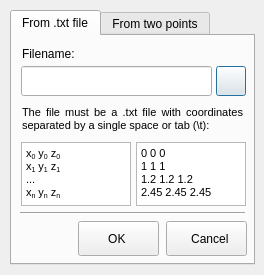
<?xml version="1.0" encoding="UTF-8"?>
<ui version="4.0">
 <class>QDynDialogPath</class>
 <widget class="QDialog" name="QDynDialogPath">
  <property name="windowModality">
   <enum>Qt::NonModal</enum>
  </property>
  <property name="geometry">
   <rect>
    <x>0</x>
    <y>0</y>
    <width>264</width>
    <height>275</height>
   </rect>
  </property>
  <property name="sizePolicy">
   <sizepolicy hsizetype="Ignored" vsizetype="Ignored">
    <horstretch>0</horstretch>
    <verstretch>0</verstretch>
   </sizepolicy>
  </property>
  <property name="focusPolicy">
   <enum>Qt::StrongFocus</enum>
  </property>
  <property name="windowTitle">
   <string>Add new Path...</string>
  </property>
  <property name="windowIcon">
   <iconset resource="../Resources.qrc">
    <normaloff>:/resources/icons/path.png</normaloff>:/resources/icons/path.png</iconset>
  </property>
  <property name="sizeGripEnabled">
   <bool>false</bool>
  </property>
  <property name="modal">
   <bool>false</bool>
  </property>
  <widget class="QTabWidget" name="tabWidget">
   <property name="geometry">
    <rect>
     <x>10</x>
     <y>10</y>
     <width>245</width>
     <height>255</height>
    </rect>
   </property>
   <property name="currentIndex">
    <number>0</number>
   </property>
   <widget class="QWidget" name="tabPathFile">
    <attribute name="title">
     <string>From .txt file</string>
    </attribute>
    <widget class="QPushButton" name="pathOpenFile">
     <property name="geometry">
      <rect>
       <x>204</x>
       <y>30</y>
       <width>30</width>
       <height>30</height>
      </rect>
     </property>
     <property name="text">
      <string/>
     </property>
     <property name="icon">
      <iconset resource="../Resources.qrc">
       <normaloff>:/resources/icons/open.png</normaloff>:/resources/icons/open.png</iconset>
     </property>
     <property name="iconSize">
      <size>
       <width>24</width>
       <height>24</height>
      </size>
     </property>
    </widget>
    <widget class="QLineEdit" name="pathFilename">
     <property name="geometry">
      <rect>
       <x>9</x>
       <y>30</y>
       <width>191</width>
       <height>30</height>
      </rect>
     </property>
    </widget>
    <widget class="QLabel" name="pathFilelabel">
     <property name="geometry">
      <rect>
       <x>10</x>
       <y>10</y>
       <width>61</width>
       <height>16</height>
      </rect>
     </property>
     <property name="text">
      <string>Filename:</string>
     </property>
    </widget>
    <widget class="QLabel" name="pathFileLabelInfo">
     <property name="geometry">
      <rect>
       <x>10</x>
       <y>63</y>
       <width>221</width>
       <height>41</height>
      </rect>
     </property>
     <property name="text">
      <string>&lt;!DOCTYPE HTML PUBLIC &quot;-//W3C//DTD HTML 4.0//EN&quot; &quot;http://www.w3.org/TR/REC-html40/strict.dtd&quot;&gt;
&lt;html&gt;&lt;head&gt;&lt;meta name=&quot;qrichtext&quot; content=&quot;1&quot; /&gt;&lt;style type=&quot;text/css&quot;&gt;
p, li { white-space: pre-wrap; }
&lt;/style&gt;&lt;/head&gt;&lt;body style=&quot; font-family:'MS Shell Dlg 2'; font-size:8.25pt; font-weight:400; font-style:normal;&quot;&gt;
&lt;p style=&quot; margin-top:0px; margin-bottom:0px; margin-left:0px; margin-right:0px; -qt-block-indent:0; text-indent:0px;&quot;&gt;&lt;span style=&quot; font-size:8pt;&quot;&gt;The file must be a .txt file with coordinates separated by a single space or tab (\t):&lt;/span&gt;&lt;/p&gt;&lt;/body&gt;&lt;/html&gt;</string>
     </property>
     <property name="textFormat">
      <enum>Qt::RichText</enum>
     </property>
     <property name="scaledContents">
      <bool>false</bool>
     </property>
     <property name="alignment">
      <set>Qt::AlignJustify|Qt::AlignVCenter</set>
     </property>
     <property name="wordWrap">
      <bool>true</bool>
     </property>
    </widget>
    <widget class="QTextEdit" name="pathFileTextExample">
     <property name="geometry">
      <rect>
       <x>9</x>
       <y>106</y>
       <width>110</width>
       <height>64</height>
      </rect>
     </property>
     <property name="readOnly">
      <bool>true</bool>
     </property>
     <property name="html">
      <string>&lt;!DOCTYPE HTML PUBLIC &quot;-//W3C//DTD HTML 4.0//EN&quot; &quot;http://www.w3.org/TR/REC-html40/strict.dtd&quot;&gt;
&lt;html&gt;&lt;head&gt;&lt;meta name=&quot;qrichtext&quot; content=&quot;1&quot; /&gt;&lt;style type=&quot;text/css&quot;&gt;
p, li { white-space: pre-wrap; }
&lt;/style&gt;&lt;/head&gt;&lt;body style=&quot; font-family:'MS Shell Dlg 2'; font-size:8.25pt; font-weight:400; font-style:normal;&quot;&gt;
&lt;p style=&quot; margin-top:0px; margin-bottom:0px; margin-left:0px; margin-right:0px; -qt-block-indent:0; text-indent:0px;&quot;&gt;&lt;span style=&quot; font-size:8pt;&quot;&gt;x&lt;/span&gt;&lt;span style=&quot; font-size:8pt; vertical-align:sub;&quot;&gt;0&lt;/span&gt;&lt;span style=&quot; font-size:8pt;&quot;&gt; y&lt;/span&gt;&lt;span style=&quot; font-size:8pt; vertical-align:sub;&quot;&gt;0&lt;/span&gt;&lt;span style=&quot; font-size:8pt;&quot;&gt; z&lt;/span&gt;&lt;span style=&quot; font-size:8pt; vertical-align:sub;&quot;&gt;0&lt;/span&gt;&lt;/p&gt;
&lt;p style=&quot; margin-top:0px; margin-bottom:0px; margin-left:0px; margin-right:0px; -qt-block-indent:0; text-indent:0px;&quot;&gt;&lt;span style=&quot; font-size:8pt;&quot;&gt;x&lt;/span&gt;&lt;span style=&quot; font-size:8pt; vertical-align:sub;&quot;&gt;1&lt;/span&gt;&lt;span style=&quot; font-size:8pt;&quot;&gt; y&lt;/span&gt;&lt;span style=&quot; font-size:8pt; vertical-align:sub;&quot;&gt;1&lt;/span&gt;&lt;span style=&quot; font-size:8pt;&quot;&gt; z&lt;/span&gt;&lt;span style=&quot; font-size:8pt; vertical-align:sub;&quot;&gt;1&lt;/span&gt;&lt;/p&gt;
&lt;p style=&quot; margin-top:0px; margin-bottom:0px; margin-left:0px; margin-right:0px; -qt-block-indent:0; text-indent:0px;&quot;&gt;&lt;span style=&quot; font-size:8pt;&quot;&gt;...&lt;/span&gt;&lt;/p&gt;
&lt;p style=&quot; margin-top:0px; margin-bottom:0px; margin-left:0px; margin-right:0px; -qt-block-indent:0; text-indent:0px;&quot;&gt;&lt;span style=&quot; font-size:8pt;&quot;&gt;x&lt;/span&gt;&lt;span style=&quot; font-size:8pt; vertical-align:sub;&quot;&gt;n&lt;/span&gt;&lt;span style=&quot; font-size:8pt;&quot;&gt; y&lt;/span&gt;&lt;span style=&quot; font-size:8pt; vertical-align:sub;&quot;&gt;n&lt;/span&gt;&lt;span style=&quot; font-size:8pt;&quot;&gt; z&lt;/span&gt;&lt;span style=&quot; font-size:8pt; vertical-align:sub;&quot;&gt;n&lt;/span&gt;&lt;/p&gt;&lt;/body&gt;&lt;/html&gt;</string>
     </property>
    </widget>
    <widget class="QTextEdit" name="pathFileTextExample_2">
     <property name="geometry">
      <rect>
       <x>124</x>
       <y>106</y>
       <width>110</width>
       <height>64</height>
      </rect>
     </property>
     <property name="readOnly">
      <bool>true</bool>
     </property>
     <property name="html">
      <string>&lt;!DOCTYPE HTML PUBLIC &quot;-//W3C//DTD HTML 4.0//EN&quot; &quot;http://www.w3.org/TR/REC-html40/strict.dtd&quot;&gt;
&lt;html&gt;&lt;head&gt;&lt;meta name=&quot;qrichtext&quot; content=&quot;1&quot; /&gt;&lt;style type=&quot;text/css&quot;&gt;
p, li { white-space: pre-wrap; }
&lt;/style&gt;&lt;/head&gt;&lt;body style=&quot; font-family:'MS Shell Dlg 2'; font-size:8.25pt; font-weight:400; font-style:normal;&quot;&gt;
&lt;p style=&quot; margin-top:0px; margin-bottom:0px; margin-left:0px; margin-right:0px; -qt-block-indent:0; text-indent:0px;&quot;&gt;&lt;span style=&quot; font-size:8pt;&quot;&gt;0 0 0&lt;/span&gt;&lt;/p&gt;
&lt;p style=&quot; margin-top:0px; margin-bottom:0px; margin-left:0px; margin-right:0px; -qt-block-indent:0; text-indent:0px;&quot;&gt;&lt;span style=&quot; font-size:8pt;&quot;&gt;1 1 1&lt;/span&gt;&lt;/p&gt;
&lt;p style=&quot; margin-top:0px; margin-bottom:0px; margin-left:0px; margin-right:0px; -qt-block-indent:0; text-indent:0px;&quot;&gt;&lt;span style=&quot; font-size:8pt;&quot;&gt;1.2 1.2 1.2&lt;/span&gt;&lt;/p&gt;
&lt;p style=&quot; margin-top:0px; margin-bottom:0px; margin-left:0px; margin-right:0px; -qt-block-indent:0; text-indent:0px;&quot;&gt;&lt;span style=&quot; font-size:8pt;&quot;&gt;2.45 2.45 2.45&lt;/span&gt;&lt;/p&gt;&lt;/body&gt;&lt;/html&gt;</string>
     </property>
    </widget>
   </widget>
   <widget class="QWidget" name="tabPathPoints">
    <attribute name="title">
     <string>From two points</string>
    </attribute>
    <widget class="QDoubleSpinBox" name="xIni">
     <property name="geometry">
      <rect>
       <x>30</x>
       <y>32</y>
       <width>80</width>
       <height>22</height>
      </rect>
     </property>
     <property name="suffix">
      <string> m</string>
     </property>
     <property name="decimals">
      <number>6</number>
     </property>
     <property name="minimum">
      <double>-10.000000000000000</double>
     </property>
     <property name="maximum">
      <double>10.000000000000000</double>
     </property>
    </widget>
    <widget class="QDoubleSpinBox" name="xFin">
     <property name="geometry">
      <rect>
       <x>151</x>
       <y>32</y>
       <width>80</width>
       <height>22</height>
      </rect>
     </property>
     <property name="suffix">
      <string> m</string>
     </property>
     <property name="decimals">
      <number>6</number>
     </property>
     <property name="minimum">
      <double>-10.000000000000000</double>
     </property>
     <property name="maximum">
      <double>10.000000000000000</double>
     </property>
    </widget>
    <widget class="QLabel" name="xFinlabel">
     <property name="geometry">
      <rect>
       <x>132</x>
       <y>34</y>
       <width>10</width>
       <height>16</height>
      </rect>
     </property>
     <property name="text">
      <string>x:</string>
     </property>
    </widget>
    <widget class="QLabel" name="zFinlabel">
     <property name="geometry">
      <rect>
       <x>131</x>
       <y>78</y>
       <width>10</width>
       <height>16</height>
      </rect>
     </property>
     <property name="text">
      <string>z:</string>
     </property>
    </widget>
    <widget class="QPushButton" name="getIniFromLink">
     <property name="geometry">
      <rect>
       <x>8</x>
       <y>104</y>
       <width>106</width>
       <height>35</height>
      </rect>
     </property>
     <property name="toolTip">
      <string>&lt;!DOCTYPE HTML PUBLIC &quot;-//W3C//DTD HTML 4.0//EN&quot; &quot;http://www.w3.org/TR/REC-html40/strict.dtd&quot;&gt;
&lt;html&gt;&lt;head&gt;&lt;meta name=&quot;qrichtext&quot; content=&quot;1&quot; /&gt;&lt;style type=&quot;text/css&quot;&gt;
p, li { white-space: pre-wrap; }
&lt;/style&gt;&lt;/head&gt;&lt;body style=&quot; font-family:'MS Shell Dlg 2'; font-size:8.25pt; font-weight:400; font-style:normal;&quot;&gt;
&lt;p align=&quot;justify&quot; style=&quot; margin-top:0px; margin-bottom:0px; margin-left:0px; margin-right:0px; -qt-block-indent:0; text-indent:0px;&quot;&gt;Gets the actual position of the frame of reference attached to the selected link. If a robot or a robot property is selected, the robot's end effector's frame of reference's position will be taken.&lt;/p&gt;&lt;/body&gt;&lt;/html&gt;</string>
     </property>
     <property name="text">
      <string>Get from Link</string>
     </property>
     <property name="icon">
      <iconset resource="../Resources.qrc">
       <normaloff>:/resources/icons/link_pos.png</normaloff>:/resources/icons/link_pos.png</iconset>
     </property>
     <property name="iconSize">
      <size>
       <width>24</width>
       <height>24</height>
      </size>
     </property>
     <property name="checkable">
      <bool>false</bool>
     </property>
     <property name="autoDefault">
      <bool>true</bool>
     </property>
     <property name="default">
      <bool>false</bool>
     </property>
     <property name="flat">
      <bool>false</bool>
     </property>
    </widget>
    <widget class="QDoubleSpinBox" name="zFin">
     <property name="geometry">
      <rect>
       <x>150</x>
       <y>76</y>
       <width>80</width>
       <height>22</height>
      </rect>
     </property>
     <property name="suffix">
      <string> m</string>
     </property>
     <property name="decimals">
      <number>6</number>
     </property>
     <property name="minimum">
      <double>-10.000000000000000</double>
     </property>
     <property name="maximum">
      <double>10.000000000000000</double>
     </property>
    </widget>
    <widget class="QPushButton" name="getFinFromLink">
     <property name="geometry">
      <rect>
       <x>129</x>
       <y>104</y>
       <width>106</width>
       <height>35</height>
      </rect>
     </property>
     <property name="toolTip">
      <string>&lt;!DOCTYPE HTML PUBLIC &quot;-//W3C//DTD HTML 4.0//EN&quot; &quot;http://www.w3.org/TR/REC-html40/strict.dtd&quot;&gt;
&lt;html&gt;&lt;head&gt;&lt;meta name=&quot;qrichtext&quot; content=&quot;1&quot; /&gt;&lt;style type=&quot;text/css&quot;&gt;
p, li { white-space: pre-wrap; }
&lt;/style&gt;&lt;/head&gt;&lt;body style=&quot; font-family:'MS Shell Dlg 2'; font-size:8.25pt; font-weight:400; font-style:normal;&quot;&gt;
&lt;p align=&quot;justify&quot; style=&quot; margin-top:0px; margin-bottom:0px; margin-left:0px; margin-right:0px; -qt-block-indent:0; text-indent:0px;&quot;&gt;Gets the actual position of the frame of reference attached to the selected link. If a robot or a robot property is selected, the robot's end effector's frame of reference's position will be taken.&lt;/p&gt;&lt;/body&gt;&lt;/html&gt;</string>
     </property>
     <property name="text">
      <string>Get from Link</string>
     </property>
     <property name="icon">
      <iconset resource="../Resources.qrc">
       <normaloff>:/resources/icons/link_pos.png</normaloff>:/resources/icons/link_pos.png</iconset>
     </property>
     <property name="iconSize">
      <size>
       <width>24</width>
       <height>24</height>
      </size>
     </property>
     <property name="checkable">
      <bool>false</bool>
     </property>
     <property name="autoDefault">
      <bool>true</bool>
     </property>
     <property name="default">
      <bool>false</bool>
     </property>
     <property name="flat">
      <bool>false</bool>
     </property>
    </widget>
    <widget class="QDoubleSpinBox" name="yIni">
     <property name="geometry">
      <rect>
       <x>30</x>
       <y>54</y>
       <width>80</width>
       <height>22</height>
      </rect>
     </property>
     <property name="suffix">
      <string> m</string>
     </property>
     <property name="decimals">
      <number>6</number>
     </property>
     <property name="minimum">
      <double>-10.000000000000000</double>
     </property>
     <property name="maximum">
      <double>10.000000000000000</double>
     </property>
    </widget>
    <widget class="QDoubleSpinBox" name="zIni">
     <property name="geometry">
      <rect>
       <x>30</x>
       <y>76</y>
       <width>80</width>
       <height>22</height>
      </rect>
     </property>
     <property name="suffix">
      <string> m</string>
     </property>
     <property name="decimals">
      <number>6</number>
     </property>
     <property name="minimum">
      <double>-10.000000000000000</double>
     </property>
     <property name="maximum">
      <double>10.000000000000000</double>
     </property>
    </widget>
    <widget class="QLabel" name="yInilabel">
     <property name="geometry">
      <rect>
       <x>13</x>
       <y>56</y>
       <width>10</width>
       <height>16</height>
      </rect>
     </property>
     <property name="text">
      <string>y:</string>
     </property>
    </widget>
    <widget class="QLabel" name="yFinlabel">
     <property name="geometry">
      <rect>
       <x>131</x>
       <y>58</y>
       <width>10</width>
       <height>16</height>
      </rect>
     </property>
     <property name="text">
      <string>y:</string>
     </property>
    </widget>
    <widget class="QDoubleSpinBox" name="yFin">
     <property name="geometry">
      <rect>
       <x>150</x>
       <y>54</y>
       <width>80</width>
       <height>22</height>
      </rect>
     </property>
     <property name="suffix">
      <string> m</string>
     </property>
     <property name="decimals">
      <number>6</number>
     </property>
     <property name="minimum">
      <double>-10.000000000000000</double>
     </property>
     <property name="maximum">
      <double>10.000000000000000</double>
     </property>
    </widget>
    <widget class="QLabel" name="zInilabel">
     <property name="geometry">
      <rect>
       <x>14</x>
       <y>79</y>
       <width>10</width>
       <height>16</height>
      </rect>
     </property>
     <property name="text">
      <string>z:</string>
     </property>
    </widget>
    <widget class="QLabel" name="xInilabel">
     <property name="geometry">
      <rect>
       <x>14</x>
       <y>35</y>
       <width>10</width>
       <height>16</height>
      </rect>
     </property>
     <property name="text">
      <string>x:</string>
     </property>
    </widget>
    <widget class="QLabel" name="pInilabel">
     <property name="geometry">
      <rect>
       <x>17</x>
       <y>7</y>
       <width>91</width>
       <height>20</height>
      </rect>
     </property>
     <property name="text">
      <string>Starting Point</string>
     </property>
     <property name="alignment">
      <set>Qt::AlignCenter</set>
     </property>
    </widget>
    <widget class="QLabel" name="pFinlabel">
     <property name="geometry">
      <rect>
       <x>133</x>
       <y>7</y>
       <width>91</width>
       <height>20</height>
      </rect>
     </property>
     <property name="text">
      <string>End Point</string>
     </property>
     <property name="alignment">
      <set>Qt::AlignCenter</set>
     </property>
    </widget>
    <widget class="Line" name="line">
     <property name="geometry">
      <rect>
       <x>111</x>
       <y>14</y>
       <width>20</width>
       <height>121</height>
      </rect>
     </property>
     <property name="orientation">
      <enum>Qt::Vertical</enum>
     </property>
    </widget>
    <widget class="QSpinBox" name="spinPoints">
     <property name="geometry">
      <rect>
       <x>181</x>
       <y>150</y>
       <width>51</width>
       <height>22</height>
      </rect>
     </property>
     <property name="alignment">
      <set>Qt::AlignRight|Qt::AlignTrailing|Qt::AlignVCenter</set>
     </property>
     <property name="buttonSymbols">
      <enum>QAbstractSpinBox::UpDownArrows</enum>
     </property>
     <property name="accelerated">
      <bool>true</bool>
     </property>
     <property name="minimum">
      <number>2</number>
     </property>
     <property name="maximum">
      <number>10000</number>
     </property>
     <property name="value">
      <number>2</number>
     </property>
    </widget>
    <widget class="QLabel" name="label">
     <property name="geometry">
      <rect>
       <x>90</x>
       <y>151</y>
       <width>91</width>
       <height>20</height>
      </rect>
     </property>
     <property name="text">
      <string>Number of Points:</string>
     </property>
    </widget>
   </widget>
  </widget>
  <widget class="QPushButton" name="cancel">
   <property name="geometry">
    <rect>
     <x>166</x>
     <y>221</y>
     <width>81</width>
     <height>35</height>
    </rect>
   </property>
   <property name="text">
    <string>  Cancel</string>
   </property>
   <property name="icon">
    <iconset resource="../Resources.qrc">
     <normaloff>:/resources/icons/cancel.png</normaloff>:/resources/icons/cancel.png</iconset>
   </property>
   <property name="iconSize">
    <size>
     <width>24</width>
     <height>24</height>
    </size>
   </property>
   <property name="checkable">
    <bool>false</bool>
   </property>
   <property name="autoDefault">
    <bool>true</bool>
   </property>
   <property name="default">
    <bool>false</bool>
   </property>
   <property name="flat">
    <bool>false</bool>
   </property>
  </widget>
  <widget class="QPushButton" name="ok">
   <property name="geometry">
    <rect>
     <x>78</x>
     <y>221</y>
     <width>81</width>
     <height>35</height>
    </rect>
   </property>
   <property name="styleSheet">
    <string notr="true"/>
   </property>
   <property name="text">
    <string>   OK    </string>
   </property>
   <property name="icon">
    <iconset resource="../Resources.qrc">
     <normaloff>:/resources/icons/ok.png</normaloff>:/resources/icons/ok.png</iconset>
   </property>
   <property name="iconSize">
    <size>
     <width>24</width>
     <height>24</height>
    </size>
   </property>
   <property name="checkable">
    <bool>false</bool>
   </property>
   <property name="autoDefault">
    <bool>true</bool>
   </property>
   <property name="default">
    <bool>false</bool>
   </property>
   <property name="flat">
    <bool>false</bool>
   </property>
  </widget>
  <widget class="Line" name="line_2">
   <property name="geometry">
    <rect>
     <x>20</x>
     <y>198</y>
     <width>225</width>
     <height>31</height>
    </rect>
   </property>
   <property name="orientation">
    <enum>Qt::Horizontal</enum>
   </property>
  </widget>
 </widget>
 <tabstops>
  <tabstop>tabWidget</tabstop>
  <tabstop>pathFilename</tabstop>
  <tabstop>pathOpenFile</tabstop>
  <tabstop>pathFileTextExample</tabstop>
  <tabstop>pathFileTextExample_2</tabstop>
  <tabstop>xIni</tabstop>
  <tabstop>yIni</tabstop>
  <tabstop>zIni</tabstop>
  <tabstop>getIniFromLink</tabstop>
  <tabstop>xFin</tabstop>
  <tabstop>yFin</tabstop>
  <tabstop>zFin</tabstop>
  <tabstop>getFinFromLink</tabstop>
  <tabstop>spinPoints</tabstop>
  <tabstop>ok</tabstop>
  <tabstop>cancel</tabstop>
 </tabstops>
 <resources>
  <include location="../Resources.qrc"/>
 </resources>
 <connections/>
</ui>
